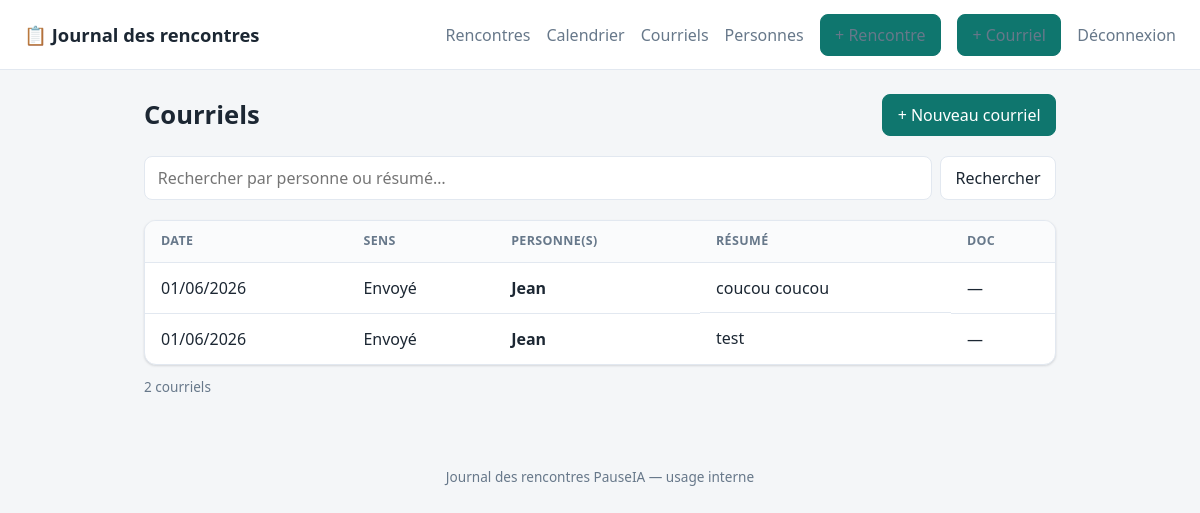
Page /mails (signed in) on the committed database.
### tables this page shows
CREATE TABLE mails (
            id                   INTEGER PRIMARY KEY AUTOINCREMENT,
            mail_date            TEXT NOT NULL,
            direction            TEXT NOT NULL,   -- 'sent' or 'received'
            important            INTEGER NOT NULL DEFAULT 0,
            summary              TEXT NOT NULL,
            document_stored_name TEXT,
            document_orig_name   TEXT,
            created_at           TEXT NOT NULL
        , follow_up_date TEXT);

### app.py (the view)
@app.route("/mails")
@login_required
def mails():
    db = get_db()
    q = (request.args.get("q") or "").strip()
    base = """
        SELECT x.*,
               GROUP_CONCAT(p.name, ', ') AS person_names
        FROM mails x
        LEFT JOIN mail_persons xp ON xp.mail_id = x.id
        LEFT JOIN persons p       ON p.id = xp.person_id
    """
    if q:
        like = f"%{q}%"
        rows = db.execute(
            base
            + """
            WHERE x.id IN (
                SELECT x2.id FROM mails x2
                LEFT JOIN mail_persons xp2 ON xp2.mail_id = x2.id
                LEFT JOIN persons p2       ON p2.id = xp2.person_id
                WHERE p2.name LIKE ? OR x2.summary LIKE ?
            )
            GROUP BY x.id
            ORDER BY x.mail_date DESC, x.id DESC
            """,
            (like, like),
        ).fetchall()
    else:
        rows = db.execute(
            base + " GROUP BY x.id ORDER BY x.mail_date DESC, x.id DESC"
        ).fetchall()
    return render_template("mails.html", mails=rows, q=q, directions=MAIL_DIRECTIONS)

### app.py (called while the page is built)
@app.template_filter("fr_date")
def fr_date(value):
    if not value:
        return ""
    try:
        return datetime.strptime(value, "%Y-%m-%d").strftime("%d/%m/%Y")
    except ValueError:
        return value

def get_db():
    if "db" not in g:
        g.db = sqlite3.connect(DB_PATH)
        g.db.row_factory = sqlite3.Row
        g.db.execute("PRAGMA foreign_keys = ON")
    return g.db

def login_required(view):
    @wraps(view)
    def wrapped(*args, **kwargs):
        if not session.get("authenticated"):
            return redirect(url_for("login", next=request.path))
        return view(*args, **kwargs)
    return wrapped

### templates/mails.html (shortened to what this page needs)
{% extends "base.html" %}
{% block content %}
<div class="page-head">
  <h1>Courriels</h1>
  <a class="btn btn-primary" href="{{ url_for('new_mail') }}">+ Nouveau courriel</a>
</div>
<form class="search" method="get" action="{{ url_for('mails') }}">
  <input type="search" name="q" value="{{ q }}"
         placeholder="Rechercher par personne ou résumé…">
  <button class="btn" type="submit">Rechercher</button>
</form>
{% if mails %}
<div class="table-wrap">
  <table class="meetings">
    <thead>
      <tr>
        <th>Date</th>
        <th>Sens</th>
        <th>Personne(s)</th>
        <th>Résumé</th>
        <th>Doc</th>
      </tr>
    </thead>
    <tbody>
      {% for x in mails %}
      <tr onclick="window.location='{{ url_for('mail_detail', mail_id=x['id']) }}'">
        <td class="nowrap">
          {{ x['mail_date'] | fr_date }}
        </td>
        <td class="nowrap">{{ directions[x['direction']] }}</td>
        <td><strong>{{ x['person_names'] or '—' }}</strong></td>
        <td class="summary-cell">{{ x['summary'] }}</td>
        <td class="nowrap">{% if x['document_stored_name'] %}📎{% else %}—{% endif %}</td>
      </tr>
      {% endfor %}
    </tbody>
  </table>
</div>
<p class="muted count">{{ mails|length }} courriel{{ '' if mails|length == 1 else 's' }}</p>
{% endif %}
{% endblock %}

### static/style.css (style rules this page uses)
:root { --bg: #f4f6f8; --surface: #ffffff; --ink: #1c2733; --muted: #67788a; --line: #e2e8f0; --brand: #0f766e; --brand-ink: #0b5a54; --brand-soft:#d8f0ed; --danger: #b42318; --danger-bg: #fef3f2; --ok: #027a48; --ok-bg: #ecfdf3; --radius: 12px; --shadow: 0 1px 2px rgba(16,24,40,.06), 0 1px 3px rgba(16,24,40,.08); }
* { box-sizing: border-box; }
body { margin: 0; font-family: system-ui, -apple-system, "Segoe UI", Roboto, Helvetica, Arial, sans-serif; color: var(--ink); background: var(--bg); line-height: 1.5; }
a { color: var(--brand); text-decoration: none; }
.page-head { display: flex; align-items: center; justify-content: space-between; gap: 1rem; margin-bottom: 1.25rem; }
h1 { font-size: 1.6rem; margin: 0; }
.muted { color: var(--muted); }
.btn { display: inline-flex; align-items: center; gap: .4rem; padding: .5rem .9rem; border: 1px solid var(--line); border-radius: 8px; background: var(--surface); color: var(--ink); font: inherit; font-weight: 500; cursor: pointer; white-space: nowrap; transition: background .12s, border-color .12s; }
.btn-primary { background: var(--brand); border-color: var(--brand); color: #fff; }
.search { display: flex; gap: .5rem; margin-bottom: 1.25rem; }
.search input[type="search"] { flex: 1; padding: .55rem .8rem; border: 1px solid var(--line); border-radius: 8px; font: inherit; background: var(--surface); }
.table-wrap { background: var(--surface); border: 1px solid var(--line); border-radius: var(--radius); overflow: hidden; box-shadow: var(--shadow); }
table.meetings { width: 100%; border-collapse: collapse; }
table.meetings thead th { text-align: left; font-size: .78rem; text-transform: uppercase; letter-spacing: .03em; color: var(--muted); background: #fafbfc; padding: .7rem 1rem; border-bottom: 1px solid var(--line); }
table.meetings tbody td { padding: .8rem 1rem; border-bottom: 1px solid var(--line); vertical-align: top; }
table.meetings tbody tr:last-child td { border-bottom: 0; }
table.meetings tbody tr { cursor: pointer; transition: background .1s; }
.nowrap { white-space: nowrap; }
.summary-cell { max-width: 380px; overflow: hidden; text-overflow: ellipsis; display: -webkit-box; -webkit-line-clamp: 2; -webkit-box-orient: vertical; }
.count { margin-top: .75rem; font-size: .85rem; }

### rows in the picture
mails: mail_date|fr_date "01/06/2026", direction "Envoyé", x "Jean", summary "coucou coucou"
mails: mail_date|fr_date "01/06/2026", direction "Envoyé", x "Jean", summary "test"

### other values in the picture
{{ mails|length }} "2"
{{ '' if mails|length == 1 else 's' }} "s"
